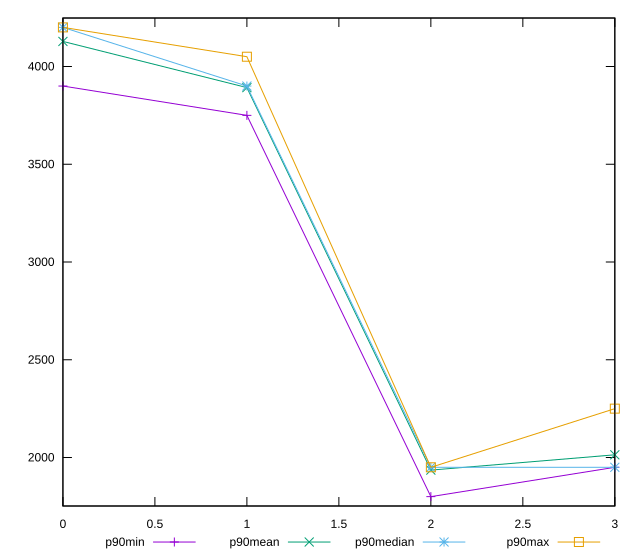

Reproduce this figure in gnuplot.
reset

$p90Min <<EOF
0 3900
1 3750
2 1800
3 1950
EOF

$p90Mean <<EOF
0 4128.191489361702
1 3892.021276595745
2 1935.6382978723404
3 2013.8297872340424
EOF

$p90Median <<EOF
0 4200
1 3900
2 1950
3 1950
EOF

$p90Max <<EOF
0 4200
1 4050
2 1950
3 2250
EOF

set key outside below
set xrange [0:3]
set yrange [1752:4248]
set trange [1752:4248]
set terminal svg size 640, 560 enhanced background rgb 'white'
set output "reports/report_00033_2021-03-01T14-23-16.841Z/unused-javascript/progression/value.svg"

plot $p90Min title "p90min" with linespoints, \
     $p90Mean title "p90mean" with linespoints, \
     $p90Median title "p90median" with linespoints, \
     $p90Max title "p90max" with linespoints

reset
